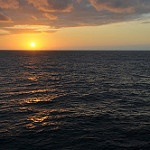
#> input picture data_split/test/000002.jpg, 150 x 150 px, given as the content of the folder ../data_split/test/000002.jpg, which was not available
$ python prepare_data.py --src ../data_split/test/000002.jpg
#> lines starting #> are read from the running program, lines starting #| are printed output that depends on the picture
"""Prépare le jeu de données : contrôle qualité + découpage train / val / test reproductible.

Exemple :
    python prepare_data.py --src photos_brutes --out data_split --split 80 10 10 --seed 42

Produit :
    data_split/train/, data_split/val/, data_split/test/   (copies ; --link pour des liens durs)
    data_split/splits.json                                  (liste des fichiers de chaque ensemble)
    data_split/dataset_report.json                          (statistiques utiles pour le rapport)

Règles :
  - le découpage est fait UNE fois, avec une graine fixe : tout le monde obtient les mêmes ensembles ;
  - le jeu de test n'est utilisé que par evaluate.py, jamais pendant l'entraînement ;
  - les doublons exacts (même contenu) sont écartés AVANT le découpage pour éviter les fuites train/test.
"""
import argparse
import hashlib
import json
import os
import random
import shutil
from pathlib import Path

import numpy as np
from PIL import Image, UnidentifiedImageError

EXT = {".jpg", ".jpeg", ".png", ".bmp", ".webp", ".tif", ".tiff"}


def parse_args():
    p = argparse.ArgumentParser(description=__doc__, formatter_class=argparse.RawDescriptionHelpFormatter)
    p.add_argument("--src", required=True, help="dossier contenant les images (sous-dossiers acceptés)")
    p.add_argument("--out", default="data_split")
    p.add_argument("--split", type=float, nargs=3, default=[80, 10, 10], metavar=("TRAIN", "VAL", "TEST"))
    p.add_argument("--seed", type=int, default=42)
    p.add_argument("--min-size", type=int, default=128, help="côté minimal en pixels (images plus petites écartées)")
    p.add_argument("--min-chroma", type=float, default=3.0,
                   help="chroma RVB moyenne minimale : écarte les images déjà en noir et blanc (inutiles pour apprendre la couleur)")
    p.add_argument("--max-images", type=int, default=0, help="limiter le nombre d'images (0 = toutes)")
    p.add_argument("--link", action="store_true", help="liens durs au lieu de copies (même disque uniquement)")
    return p.parse_args()


def rgb_chroma(im):
    """Écart moyen entre canaux R, G, B (0 = image en niveaux de gris) sur une miniature."""
    t = im.copy()
    t.thumbnail((64, 64))
    a = np.asarray(t, dtype=np.int16)
    return float((a.max(-1) - a.min(-1)).mean())


def main():
    a = parse_args()
    if abs(sum(a.split) - 100) > 1e-6:
        raise SystemExit("--split doit totaliser 100 (ex. 80 10 10)")
    src, out = Path(a.src), Path(a.out)
    files = sorted(p for p in src.rglob("*") if p.suffix.lower() in EXT and p.is_file())
    if not files:
        raise SystemExit(f"Aucune image trouvée dans {src}")

    stats = {"found": len(files), "unreadable": 0, "too_small": 0, "grayscale": 0, "duplicates": 0}
    seen, kept = set(), []
    for p in files:
        try:
            with Image.open(p) as im:
#> im is the input picture: PIL image 150x150 RGB; mean R, G, B 89.2, 75.5, 61.8
                im = im.convert("RGB")
                if min(im.size) < a.min_size:
                    stats["too_small"] += 1
                    continue
                if rgb_chroma(im) < a.min_chroma:
#> in rgb_chroma, `t.thumbnail((64, 64))`:
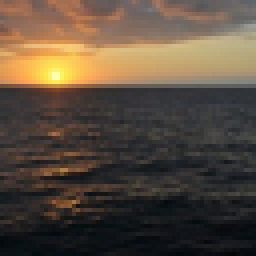
#> t: PIL image 64x64 RGB (shown 4 times larger); mean R, G, B 89.2, 75.4, 61.8
                    stats["grayscale"] += 1
                    continue
        except (UnidentifiedImageError, OSError):
            stats["unreadable"] += 1
            continue
        h = hashlib.md5(p.read_bytes()).hexdigest()
#> h = 'b4d8a49bcc4c9c14afa52646e0421b38'
        if h in seen:
            stats["duplicates"] += 1
            continue
        seen.add(h)
        kept.append(p)

    rnd = random.Random(a.seed)
    rnd.shuffle(kept)
    if a.max_images:
        kept = kept[: a.max_images]
    n = len(kept)
    n_tr, n_va = int(n * a.split[0] / 100), int(n * a.split[1] / 100)
    parts = {"train": kept[:n_tr], "val": kept[n_tr:n_tr + n_va], "test": kept[n_tr + n_va:]}
    if min(len(v) for v in parts.values()) == 0:
#> (the run stopped early here; a loop or call above may not have finished)

$ run again, on data_split/train/000029.jpg
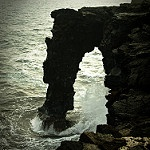
#> input picture data_split/train/000029.jpg, 150 x 150 px, given as the content of the folder ../data_split/train/000029.jpg, which was not available
#> in main, im is the input picture: PIL image 150x150 RGB; mean R, G, B 78.9, 82, 69.8
#> in rgb_chroma, `t.thumbnail((64, 64))`:
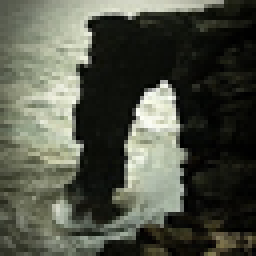
#> t: PIL image 64x64 RGB (shown 4 times larger); mean R, G, B 78.9, 82, 69.8
#> h = '5e811e69692de97268a3e3a7c8bc318d'

$ run again, on data_split/train/000030.jpg
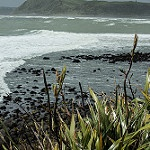
#> input picture data_split/train/000030.jpg, 150 x 150 px, given as the content of the folder ../data_split/train/000030.jpg, which was not available
#> in main, im is the input picture: PIL image 150x150 RGB; mean R, G, B 105.5, 113.2, 104
#> in rgb_chroma, `t.thumbnail((64, 64))`:
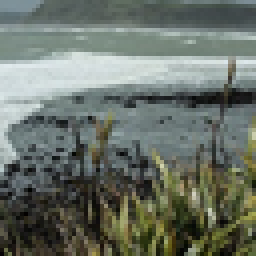
#> t: PIL image 64x64 RGB (shown 4 times larger); mean R, G, B 105.5, 113.2, 104
#> h = '29f1d4630c6e6bd5a8fee93edbafcc61'
